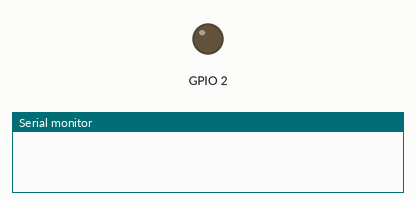
This sketch was run on a simulated ESP32. On the bench: output pins drawn as LEDs (lit = HIGH), the last lines printed to the serial monitor. WiFi joins after 1.5 s; servers stay silent unless stated.

Above: at 0.1 s.
At 1.6 s:
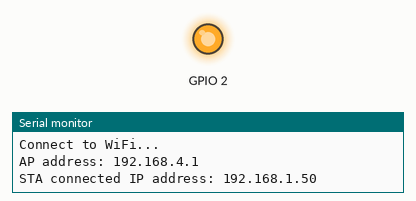
Timing chart, 0 to 3.1 s (numbered marks = the images above):
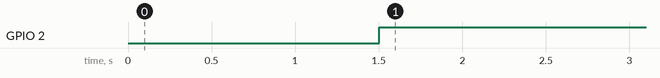

The sketch:

wifiAPSTA.ino
```cpp
#include <WiFi.h>

const char* wifi_network_ssid = "ChinaNet-WUSs";
const char* wifi_network_password = "20001208";

const char *soft_ap_ssid = "ESP32-WiFi";
const char *soft_ap_password = "12345678";

void setup() {
  pinMode(2, OUTPUT);

  Serial.begin(115200);
  WiFi.mode(WIFI_MODE_APSTA);
  WiFi.softAP(soft_ap_ssid, soft_ap_password);
  WiFi.begin(wifi_network_ssid, wifi_network_password);
  while (WiFi.status()!= WL_CONNECTED) {
    delay(500);
    Serial.println("Connect to WiFi...");
  }
  Serial.print("AP address: ");
  Serial.println(WiFi.softAPIP());
  Serial.print("STA connected IP address: ");
  Serial.println(WiFi.localIP());
}

void loop() {
    if(WiFi.status() != WL_CONNECTED){
      digitalWrite(2, LOW);
      }
    else{
      digitalWrite(2, HIGH);
      }
}
```

Measured:
- by itself, GPIO 2: LOW → HIGH at 1.5 s
